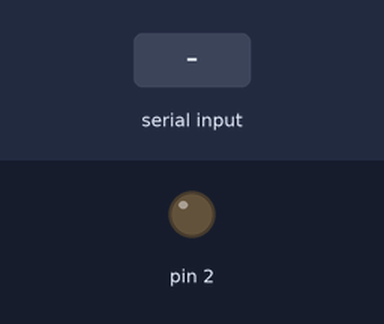
This sketch was run on a simulated Arduino Uno, built with avr-gcc and run on an emulated ATmega328P. Parts: output pins drawn as LEDs (lit = HIGH). The test bench sets the inputs (shaded band).

Above: at 1.2 s.
1.3 s: "1" received over the second serial link
At 2.5 s:
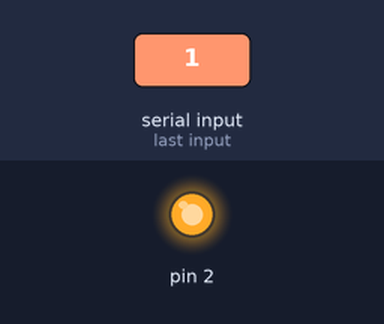
2.8 s: "0" received over the second serial link
At 3.7 s:
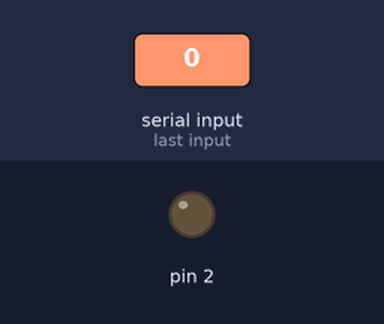
4.3 s: "2" received over the second serial link
At 4.8 s:
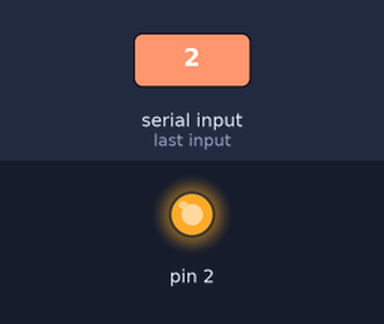
Timing chart, 0 to 7.3 s (numbered marks = the images above; inputs shaded):
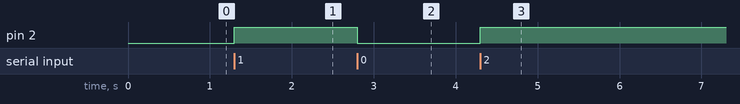

The sketch:

serial_test.ino
```cpp
#include <SoftwareSerial.h>

SoftwareSerial mySerial(PB3, PB2);

void setup() {
	mySerial.begin(9600);
	pinMode(PB3, INPUT);
	pinMode(PB2, OUTPUT);
	digitalWrite(PB2, LOW);
}

bool ledState = false;
char junk = 'a';

void loop() {
	if (mySerial.available()) {
		ledState = !ledState;
		digitalWrite(PB2, ledState);

		while (mySerial.available()) {
			junk = mySerial.read();
		}
	}
}
```

Measured:
- after the input at 1.3 s, pin 2: LOW → HIGH at once
- after the input at 2.8 s, pin 2: HIGH → LOW at once
- after the input at 4.3 s, pin 2: LOW → HIGH at once
